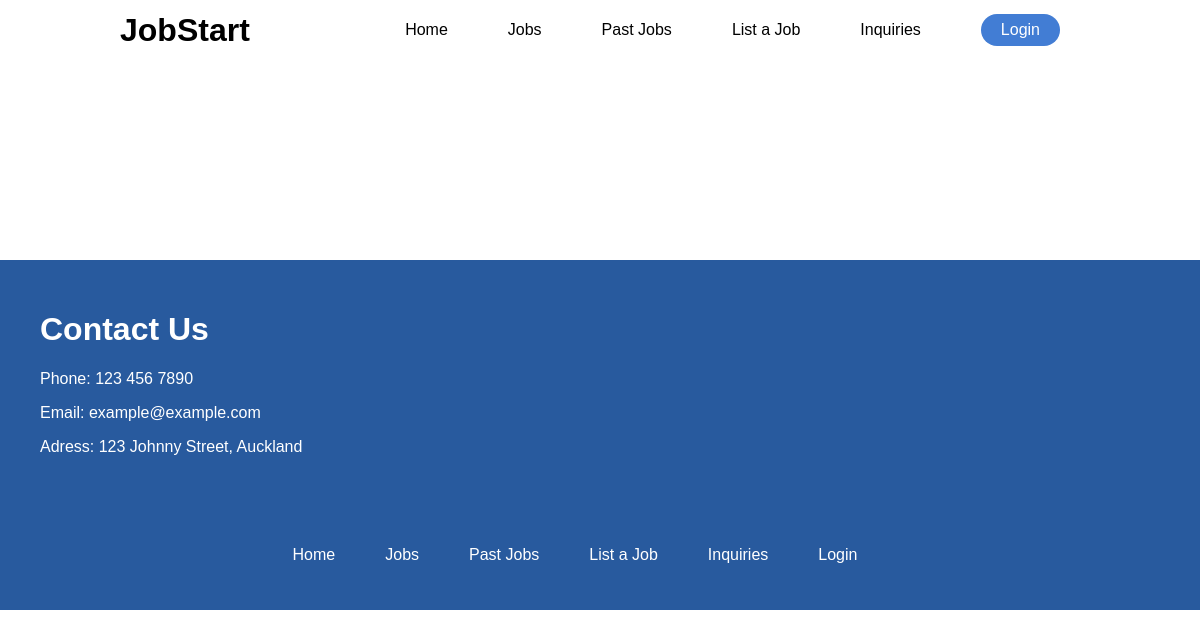
/jobs, run on an earlier commit of the app's database.
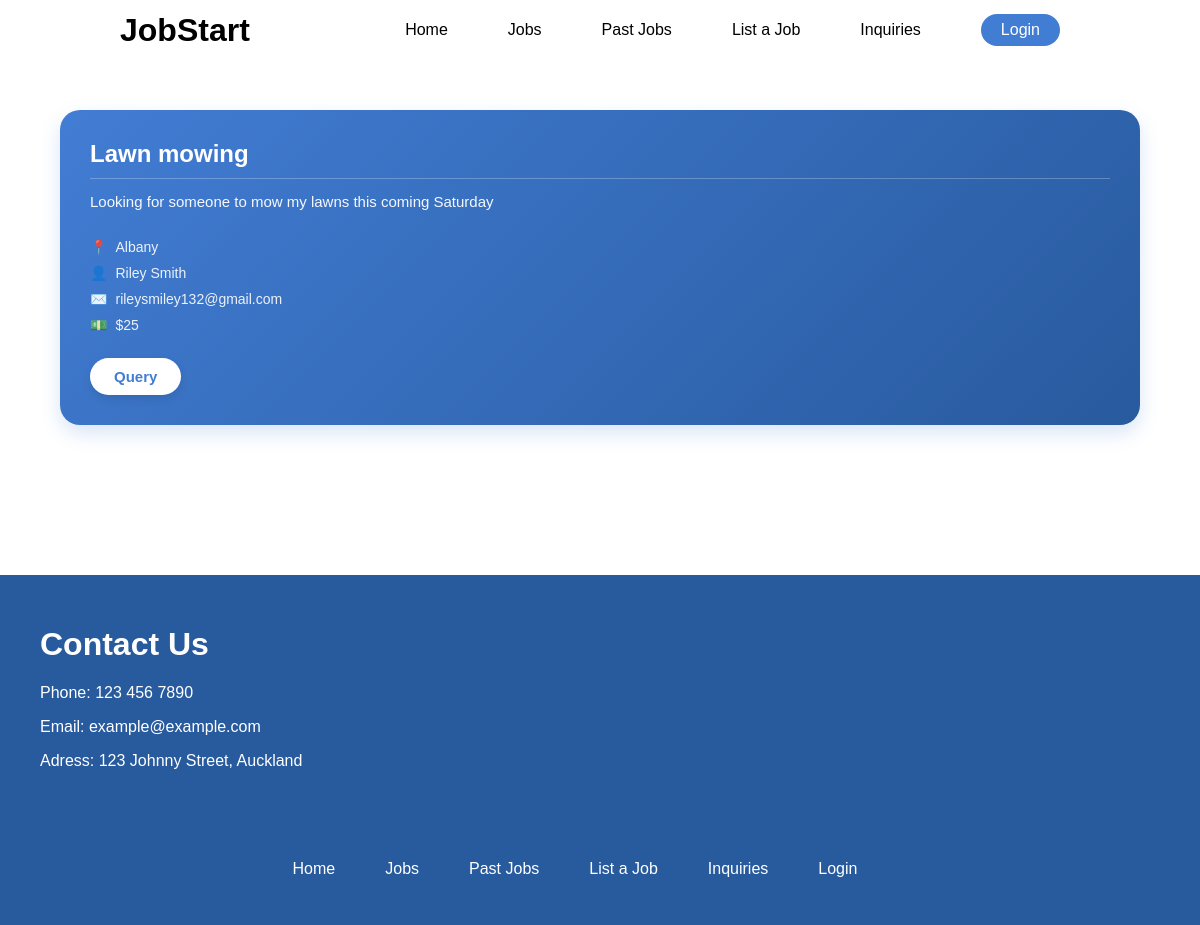
And on a later commit of the database.
### tables this page shows
CREATE TABLE jobs (user_id INTEGER REFERENCES users (user_id), job_id INTEGER PRIMARY KEY AUTOINCREMENT, job_desc TEXT, job_title TEXT, job_location TEXT, completed TEXT, pay NUMERIC);

CREATE TABLE users (user_id INTEGER PRIMARY KEY AUTOINCREMENT, user_name TEXT, user_email TEXT, user_pwd TEXT);

### app.py (the view)
@app.route('/jobs')
def jobs():
    conn = sqlite3.connect('app.db')
    conn.row_factory = sqlite3.Row
    cursor = conn.cursor()
    query = '''
        SELECT jobs.*, users.user_name, users.user_email
        FROM jobs
        JOIN users ON jobs.user_id = users.user_id
        WHERE jobs.completed = "no"
    '''
    jobs = cursor.execute(query).fetchall()
    conn.close()
    return render_template('jobs.html', jobs=jobs)

### templates/jobs.html (shortened to what this page needs)
{% extends 'layout.html' %}
{% block content %}
    <div class="all-jobs-container">
        {% for job in jobs %}
            <div class="job-container" id="job--{ loop.index }">
                <h1 class="job-title">{{ job[3] }}</h1>
                <p class="job-desc">{{ job[2] }}</p>
                <p class="job-location">{{ job[4] }}</p>
                <p class="job-user-name">{{ job[7] }}</p>
                <p class="job-user-email">{{ job[8] }}</p>
                <p class="job-pay">${{ job[6] }}</p>
                <a href="{{ url_for('job_details', job_id=job[1]) }}"><button class="query-btn">Query</button></a>
            </div>
        {% endfor %}
    </div>
{% endblock %}

### templates/layout.html (shortened to what this page needs)
<!DOCTYPE html>
<html lang="en">
    <head>
        <link rel="stylesheet" href="{{ url_for('static', filename='style.css') }}">
    </head>
    <body>
        {% include 'nav.html' %}
        {% block content %}{% endblock %}
        {% include 'footer.html' %}
    </body>
</html>

### templates/nav.html
<div class="nav-bar">
    <a><h1 class="nav-title">JobStart</h1></a>
    <a class="nav-link" href="/" id="nav-home-link">Home</a>
    <a class="nav-link" href="/jobs">Jobs</a>
    <a class="nav-link" href="/past-jobs">Past Jobs</a>
    <a class="nav-link" href="list-job">List a Job</a>
    <a class="nav-link" href="/inquiries">Inquiries</a>
    {% if session.get('user_email') %}
        <a href="/logout"><button class="login-nav-btn">Logout</button></a>
    {% else %}
        <a href="/login"><button class="login-nav-btn">Login</button></a>
    {% endif %}
</div>

### templates/footer.html
<div class="footer">
    <div class="footer-top">
        <h1 class="footer-title">Contact Us</h1>
        <p class="footer-text">Phone: 123 456 7890</p>
        <p class="footer-text">Email: example@example.com</p>
        <p class="footer-text">Adress: 123 Johnny Street, Auckland</p>
    </div>
    <div class="footer-links">
        <a class="footer-link" href="/">Home</a>
        <a class="footer-link" href="/jobs">Jobs</a>
        <a class="footer-link" href="/past-jobs">Past Jobs</a>
        <a class="footer-link" href="/list-job">List a Job</a>
        <a class="footer-link" href="/inquiries">Inquiries</a>
        <a class="footer-link" href="/login">Login</a>
    </div>
</div>

### static/style.css (style rules this page uses)
body { margin: 0; font-family: Arial; }
.nav-link { margin-right: 60px; font-size: 16px; text-decoration: none; color: black; }
#nav-home-link { margin-left: auto; }
.nav-title { position: absolute; left: 10%; top: 50%; transform: translateY(-50%); margin: 0; }
.nav-bar { position: relative; display: flex; align-items: center; background-color: white; color: black; width: 100%; height: 60px; }
.login-nav-btn { font-size: 16px; margin-right: 140px; background-color: #427dd4; color: white; border: none; border-radius: 18px; padding: 7px 20px 7px 20px; }
.footer { margin-top: 100px; width: 100%; height: 40vh; background-color: #285A9E; padding-top: 30px; }
.footer-title { color: white; margin-left: 40px; }
.footer-text { color: white; margin-left: 40px; }
.footer-links { display: flex; justify-content: center; margin-top: 90px; }
.footer-link { color: white; text-decoration: none; margin-right: 50px; }
.footer-top { margin-bottom: 20px; }
.all-jobs-container { display: grid; grid-template-columns: repeat(auto-fit, minmax(300px, 1fr)); gap: 35px; padding: 50px 5%; box-sizing: border-box; }
.job-container { background: linear-gradient(135deg, #427dd4, #285A9E); color: white; border-radius: 20px; min-height: 280px; padding: 30px; box-sizing: border-box; display: flex; flex-direction: column; box-shadow: 0 8px 20px rgba(66, 125, 212, 0.2); transition: transform 0.25 ease, box-shadow 0.25s ease; }
.job-title { font-size: 24px; margin: 0 0 12px 0; font-weight: bold; border-bottom: 1px solid rgba(255, 255, 255, 0.25); padding-bottom: 10px; }
.job-desc { font-size: 15px; line-height: 1.5; margin: 0 0 20px 0; opacity: 0.95; flex-grow: 1; }
.job-location, .job-user-name, .job-user-email, .job-pay { font-size: 14px; margin: 5px 0; opacity: 0.9; display: flex; align-items: center; }
.job-location::before { content: '📍'; margin-right: 8px; }
.job-user-name::before { content: '👤'; margin-right: 8px; }
.job-user-email::before { content: '✉️'; margin-right: 8px; }
.job-pay::before { content: '💵'; margin-right: 8px; }
.query-btn { align-self: flex-start; margin-top: 20px; color: #427dd4; background-color: white; font-size: 15px; font-weight: bold; border: none; padding: 10px 24px; border-radius: 20px; transition: all 0.2s ease; box-shadow: 0 4px 10px rgba(0, 0, 0, 0.1); }

What changed in the data, as far as the page shows it:
added jobs: job_title "Lawn mowing", job_desc "Looking for someone to mow my lawns this coming Saturday", job_location "Albany", user_name "Riley Smith", user_email "rileysmiley132@gmail.com", pay "25"
